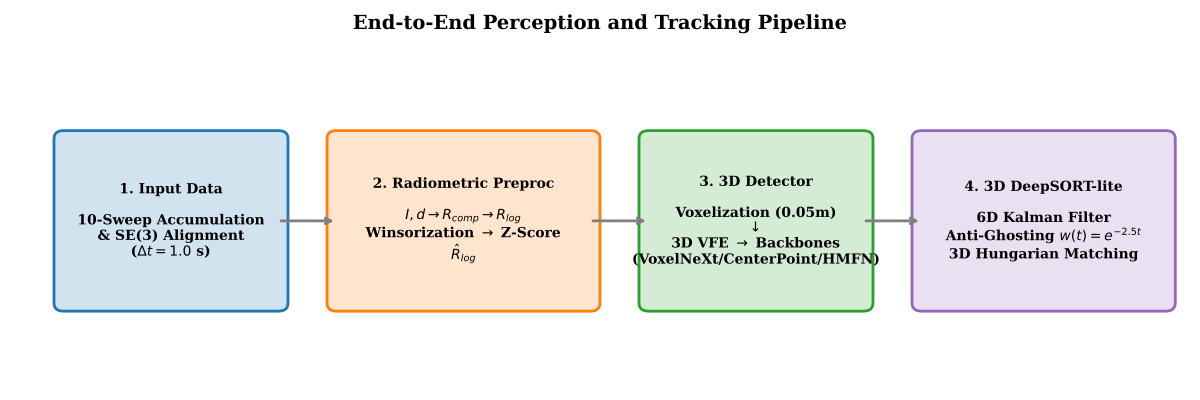

This chart was generated by the following Python code:
import matplotlib.pyplot as plt
import matplotlib.patches as patches
import os

def main():
    try:
        plt.style.use('seaborn-v0_8-paper')
    except:
        try:
            plt.style.use('seaborn-paper')
        except:
            pass
    plt.rcParams.update({'font.family': 'serif', 'font.serif': ['Times New Roman', 'DejaVu Serif']})
    
    fig, ax = plt.subplots(figsize=(12, 4))
    ax.set_xlim(0, 12)
    ax.set_ylim(0, 4)
    ax.axis('off')
    
    colors = {
        'data': '#1f77b4',       # Blue
        'preprocess': '#ff7f0e', # Orange
        'detector': '#2ca02c',   # Green
        'tracking': '#9467bd'    # Purple
    }
    
    blocks = [
        {"x": 0.5, "w": 2.2, "color": colors['data'], 
         "text": "1. Input Data\n\n10-Sweep Accumulation\n& SE(3) Alignment\n($\Delta t = 1.0$ s)"},
        {"x": 3.3, "w": 2.6, "color": colors['preprocess'], 
         "text": "2. Radiometric Preproc\n\n$I, d \\rightarrow R_{comp} \\rightarrow R_{log}$\nWinsorization $\\rightarrow$ Z-Score\n$\\hat{R}_{log}$"},
        {"x": 6.5, "w": 2.2, "color": colors['detector'], 
         "text": "3. 3D Detector\n\nVoxelization (0.05m)\n$\downarrow$\n3D VFE $\\rightarrow$ Backbones\n(VoxelNeXt/CenterPoint/HMFN)"},
        {"x": 9.3, "w": 2.5, "color": colors['tracking'], 
         "text": "4. 3D DeepSORT-lite\n\n6D Kalman Filter\nAnti-Ghosting $w(t)=e^{-2.5t}$\n3D Hungarian Matching"}
    ]
    
    y = 1.0
    h = 2.0
    
    for i, b in enumerate(blocks):
        rect = patches.FancyBboxPatch(
            (b["x"], y), b["w"], h,
            boxstyle="round,pad=0.1",
            edgecolor='black',
            facecolor=b["color"],
            alpha=0.2,
            linewidth=1.5
        )
        ax.add_patch(rect)
        
        # Border patch for stronger edge
        rect_edge = patches.FancyBboxPatch(
            (b["x"], y), b["w"], h,
            boxstyle="round,pad=0.1",
            edgecolor=b["color"],
            facecolor='none',
            linewidth=2
        )
        ax.add_patch(rect_edge)
        
        ax.text(b["x"] + b["w"]/2, y + h/2, b["text"], 
                ha='center', va='center', fontsize=10, 
                color='black', weight='bold')
        
        # Draw arrows between blocks
        if i < len(blocks) - 1:
            ax.annotate('', xy=(blocks[i+1]["x"], y + h/2), xytext=(b["x"] + b["w"], y + h/2),
                        arrowprops=dict(arrowstyle="->", lw=2, color='gray'))

    plt.title('End-to-End Perception and Tracking Pipeline', fontsize=14, pad=20, weight='bold')
    plt.tight_layout()
    
    output_dir = os.path.dirname(os.path.abspath(__file__))
    plt.savefig(os.path.join(output_dir, 'fig3_1_system_architecture_diagram.png'), dpi=300)
    plt.savefig(os.path.join(output_dir, 'fig3_1_system_architecture_diagram.pdf'))
    plt.close()

if __name__ == '__main__':
    main()
